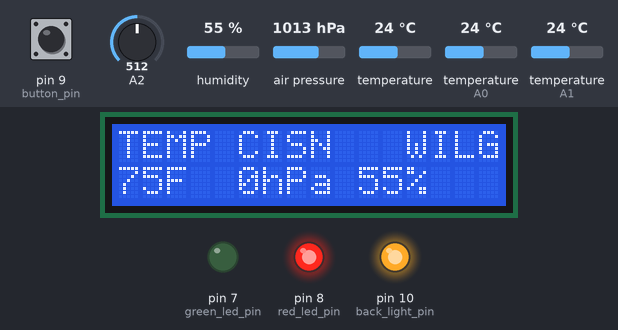
The sketch below on a simulated Arduino Uno, built with avr-gcc and run on an emulated ATmega328P. Parts: 16×2 character LCD, output pins drawn as LEDs (lit = HIGH). Inputs (shaded band) come from the test bench; at power-on: pin 9 (button_pin) HIGH, humidity 55 %, air pressure 1013 hPa, temperature (sensors on A1, A0) 24 °C, A2 = 512, temperature 24 °C. What the sketch prints to the serial monitor is not drawn.

Above: at 1.2 s.
1.3 s: pin 9 (button_pin) pulled LOW for 1.3 s
At 5.3 s:
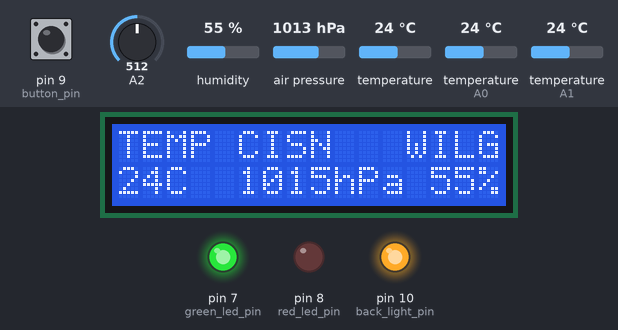
5.9 s: humidity set to 22 %
At 8.9 s:
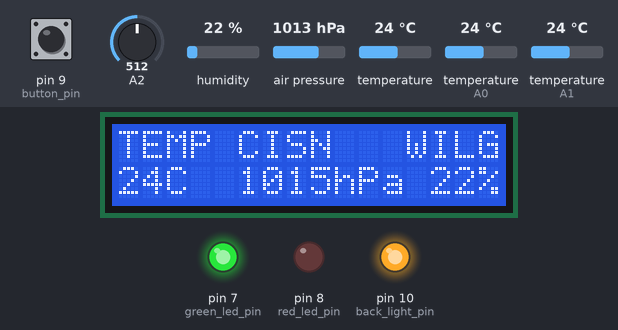
9.2 s: air pressure set to 952 hPa
At 11.2 s:
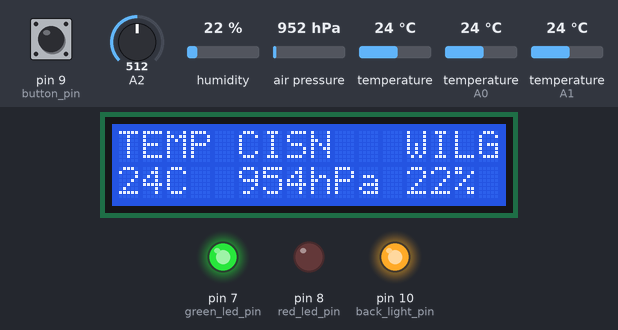
11.5 s: pin 9 (button_pin) pulled LOW for 1.3 s
At 14.2 s:
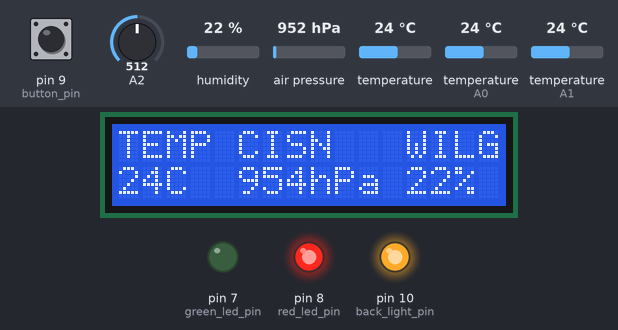
15.9 s: temperature (sensor on A1) set to 12 °C
At 17.5 s:
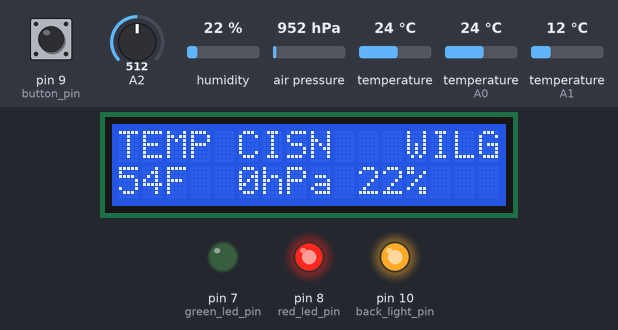
18.1 s: humidity set to 40 %
At 20.2 s:
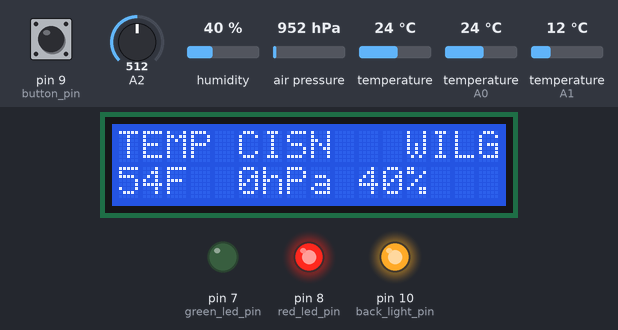
Timing chart, 0 to 21.7 s (numbered marks = the images above; inputs shaded):
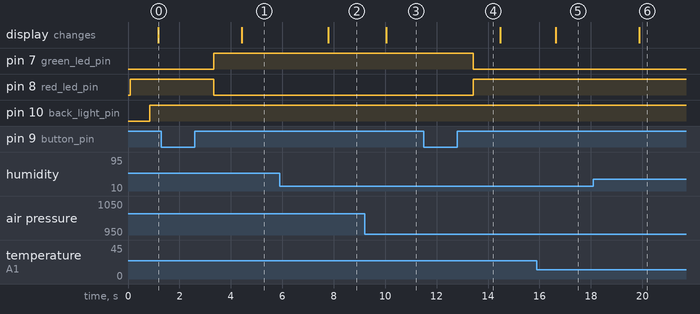

Measured:
- after the input at 1.3 s, pin 7 (green_led_pin): LOW → HIGH after 2.0 s; pin 8 (red_led_pin): HIGH → LOW after 2.0 s; the display: changes after 3.1 s (image 1)
- after the input at 5.9 s, the display: changes after 1.9 s (image 2)
- after the input at 9.2 s, the display: changes after 0.83 s (image 3)
- after the input at 11.5 s, pin 7 (green_led_pin): HIGH → LOW after 1.9 s; pin 8 (red_led_pin): LOW → HIGH after 1.9 s
- after the input at 15.9 s, the display: changes after 0.74 s (image 5)
- after the input at 18.1 s, the display: changes after 1.8 s (image 6)

The sketch:

weather_station.ino
```cpp
#include <OneWire.h>                                     // Library used for DS18B20 sensor
#include <DallasTemperature.h>                           // Library used for DS18B20 sensor
#include <LiquidCrystal.h>                               // Libraby used for LCD
#include <Adafruit_Sensor.h>                             // Library used for DS18B20 sensor
#include <DHT.h>                                         // Library used for DHT22 sensor
#include <Wire.h>                                        // Standard Arduino library used for BMP180 sensor
#include <SFE_BMP180.h>                                  // Library used for BMP180 sensor

#define dht_pin A0                                       // Pin connected to DHT22 sensor
#define dht_type DHT22                                   // Define DHT sensor type
#define user_altitude 16                                 // Altitude inserted by user

const int DS18B20_pin = A1;                              // Pin connected to DS18B20 sensor
const int button_pin = 9;                                // Pin connected to button
const int red_led_pin =  8;                              // Pin connected to red LED
const int green_led_pin =  7;                            // Pin connected to green LED
int button_state = 0;                                    // Variable called button_state
int push = 0;                                            // Variable called push
int button = 0;                                          // Variable called button
bool C_or_F = true;                                      // Variable C_or_F
int back_light_pin = 10;                                 // Pin connected to kathode of LCD
int pwm_back_light;                                      // Variable called pwm_back_light

DHT dht = DHT(dht_pin ,dht_type);                        // Creates object dht
LiquidCrystal lcd(12, 11, 5, 4, 3, 2);                   // LCD conneted pins
OneWire oneWire(DS18B20_pin);                            // Connects DS18B20 sensor to oneWire library
DallasTemperature DS18B20(&oneWire);                     // Creates object DS18B20
SFE_BMP180 BMP180;                                       // Creates object BMP180

void setup()
{
  Serial.begin(9600);                                    // Serial

  pinMode(red_led_pin, OUTPUT);                          // Red LED pin mode - output
  pinMode(green_led_pin, OUTPUT);                        // Green LED pin mode - output
  pinMode(button_pin, INPUT_PULLUP);                     // Button pin mode - input_pullup
  pinMode(back_light_pin,INPUT_PULLUP);                  // Kathode of LCD pin mode - input_pullup

  lcd.begin(16, 2);                                      // LCD cursor position
  lcd.print("TEMP CISN   WILG");

  DS18B20.begin();                                      // Starts DS18B20 sensor
  dht.begin();                                          // Starts DHT22 sensor
  BMP180.begin();                                       // Starts BMP180 sensor
}

void loop()
{
  double tempC;                                          // Variable called temperature in C
  double tempF;                                          // Variable called temperaute in F
  double humidity = dht.readHumidity(dht_pin);           // Variable called humidity
  char status;                                           // Variable called stats
  double t;                                              // Variable called temperature
  double pressure;                                       // Variable called absolute pressure
  double pressure0;                                      // Variable called sea-level compensated pressure
  double a;                                              // Variable called user_altitude
  int photoresistor_value = analogRead(A2);              // Photoresistor value stores in variable

  if (isnan(humidity))                                   // Checks DHT22 reading
    {                                                    // If works uncorrectly displays text
      lcd.setCursor(0,2);                                // LCD cursor position
      Serial.println("Brak odczytu z DHT!");
      lcd.print("BrakodczytuzDHT!");
      return;
    }

  button_state = digitalRead(button_pin);                // Reads button state and stores it in variable
  Serial.println(" ");
  Serial.print("  -  ");
  Serial.print("Stan przycisku: ");
  Serial.print(button_state);                            // Prints button state (0 or 1)
  Serial.println(" ");

  button = button_state;                                 // Button state stores in variable
  if(push==0 && button==1)
  {
  C_or_F = !C_or_F;                                      // Reads state of button (0 or 1)
  }
  push = button;

  if (C_or_F)                                            // Button state 0
    {

      digitalWrite(green_led_pin, HIGH);                 // Turn on green LED
      digitalWrite(red_led_pin, LOW);                    // Turn off red LED

      DS18B20.requestTemperatures();                     // Request temperature value from DS18B20 sensor
      tempC = DS18B20.getTempCByIndex(0);                // Reads temperature value in C

  status = BMP180.startTemperature();                    // Starts to collect temperature data from BMP180 sensor
  if (status != 0)
  {
    delay(status);
    status = BMP180.getTemperature(t);                   // Reads temperature from BMP180 sensor
    if (status != 0)
    {
      status = BMP180.startPressure(3);                  // Starts to collect pressure data form BMP180 sensor
      if (status != 0)
      {
        delay(status);
        status = BMP180.getPressure(pressure,tempC);    // Reads pressure from BMP180 sensor
        if (status != 0)
        {
          pressure0 = BMP180.sealevel(pressure,user_altitude); // Reads pressure to sealevel from BMP180 sensor
          a = BMP180.altitude(pressure,pressure0);             // Altitude from pressure
        }
        else                                                   // Checks BMP180 pressure reading
        {
          lcd.setCursor(0,2);
          lcd.print("error retrieving pressure measurement");
        }
      }
      else                                                     // Checks BMP180 pressure reading
      {
        lcd.setCursor(0,2);
        lcd.print("error starting pressure measurement");
      }
    }
    else                                                      // Checks BMP180 temperature reading
    {
      lcd.setCursor(0,2);
      lcd.print("error retrieving temperature measurement");
    }
  }
  else                                                        // Checks BMP180 reading
  {
    lcd.setCursor(0,2);
    lcd.print("error starting temperature measurement");
  }

      if(photoresistor_value > 800)                                 // Max bright value = 1000
        photoresistor_value = 1000;
      else if(photoresistor_value < 150)                            // Min bright value = 150
        photoresistor_value = 150;
      pwm_back_light=255+(photoresistor_value/4);                   // Equation for good LCD dim
      analogWrite(back_light_pin,pwm_back_light);                   // Diming LCD

      Serial.print("  -  ");
      Serial.print("Temperatura: ");                                // Shows temperature in C
      Serial.print(tempC);
      Serial.print(" °C");
      Serial.println(" ");
      Serial.print("  -  ");
      Serial.print("Cisnienie absolutne: ");                        // Shows absolute pressure in hPa and inHg
      Serial.print(pressure,2);
      Serial.print(" hPa");
      Serial.print("  ,  ");
      Serial.print(pressure*0.0295333727,2);
      Serial.print(" inHg");
      Serial.println(" ");
      Serial.print("  -  ");
      Serial.print("Relatywne cisnienie wzgledem poziomu morza: "); // Shows relative pressure to sea level in hPa and inHg
      Serial.print(pressure0,2);
      Serial.print(" hPa");
      Serial.print("  ,  ");
      Serial.print(pressure0*0.0295333727,2);
      Serial.print(" inHg");
      Serial.println(" ");
      Serial.print("  -  ");
      Serial.print("Wysokosc wzgledem cisnienia: ");                // Shows altitude to pressure in meters and feet
      Serial.print(a,0);
      Serial.print(" metry");
      Serial.print("  ,  ");
      Serial.print(a*3.28084,0);
      Serial.print(" stopy");
      Serial.println(" ");
      Serial.print("  -  ");
      Serial.print("Wilgotnosc: ");                                 // Shows humidity in %
      Serial.print(humidity);
      Serial.print(" %");
      Serial.println(" ");
      Serial.print("  -  ");
      Serial.print("Wartosc natezenia swiatla: ");                  // Shows light value
      Serial.print(photoresistor_value);
      Serial.println(" ");
      Serial.print("---------------------------------------------------------------- ");

      lcd.setCursor(0,2);                                           // LCD cursor position
      lcd.print(round(tempC));                                      // Shows temperature in C
      lcd.print("C  ");
      lcd.print(round(pressure0));                                  // Shows pressure in hPa
      lcd.print("hPa ");
      lcd.print(round(humidity));                                   // Shows humidity in %
      lcd.print("%   ");
    }

  else                                                              // Button state 1
    {
      digitalWrite(green_led_pin, LOW);                             // Turn off green LED
      digitalWrite(red_led_pin, HIGH);                              // Turn on red LED

      DS18B20.requestTemperatures();                                // Request temperature value from DS18B20 sensor
      tempC = DS18B20.getTempCByIndex(0);                           // Reads temperature value in C
      tempF = tempC * 9 / 5 + 32;                                   // Converts temperature value from C to F

      if(photoresistor_value > 800)                                 // Max bright value = 1000
        photoresistor_value = 1000;
      else if(photoresistor_value < 150)                            // Min bright value = 150
        photoresistor_value = 150;
      pwm_back_light=255+(photoresistor_value/4);                   // Equation for good LCD dim
      analogWrite(back_light_pin,pwm_back_light);                   // Diming LCD

      Serial.print("  -  ");
      Serial.print("Temperatura: ");                                // Shows temperature in F
      Serial.print(tempF);
      Serial.print(" °F");
      Serial.println(" ");
      Serial.print("  -  ");
      Serial.print("Cisnienie absolutne: ");                        // Shows absolute pressure in hPa and inHg
      Serial.print(pressure,2);
      Serial.print(" hPa");
      Serial.print("  ,  ");
      Serial.print(pressure*0.0295333727,2);
      Serial.print(" inHg");
      Serial.println(" ");
      Serial.print("  -  ");
      Serial.print("Relatywne cisnienie wzgledem poziomu morza: "); // Shows relative pressure to sea level in hPa and inHg
      Serial.print(pressure0,2);
      Serial.print(" hPa");
      Serial.print("  ,  ");
      Serial.print(pressure0*0.0295333727,2);
      Serial.print(" inHg");
      Serial.println(" ");
      Serial.print("  -  ");
      Serial.print("Wysokosc wzgledem cisnienia: ");                // Shows altitude to pressure in meters and feet
      Serial.print(a,0);
      Serial.print(" metry");
      Serial.print("  ,  ");
      Serial.print(a*3.28084,0);
      Serial.print(" stopy");
      Serial.println(" ");
      Serial.print("  -  ");
      Serial.print("Wilgotnosc: ");                                 // Shows humidity in %
      Serial.print(humidity);
      Serial.print(" %");
      Serial.println(" ");
      Serial.print("  -  ");
      Serial.print("Wartosc natezenia swiatla: ");                  // Shows light value
      Serial.print(photoresistor_value);
      Serial.println(" ");
      Serial.print("---------------------------------------------------------------- ");

      lcd.setCursor(0,2);                                           // LCD cursor position
      lcd.print(round(tempF));                                      // Shows temperature in F
      lcd.print("F  ");
      lcd.print(round(pressure0));                                  // Shows pressure in hPa
      lcd.print("hPa ");
      lcd.print(round(humidity));                                   // Shows humidity in %
      lcd.print("%   ");
   }
}
```
